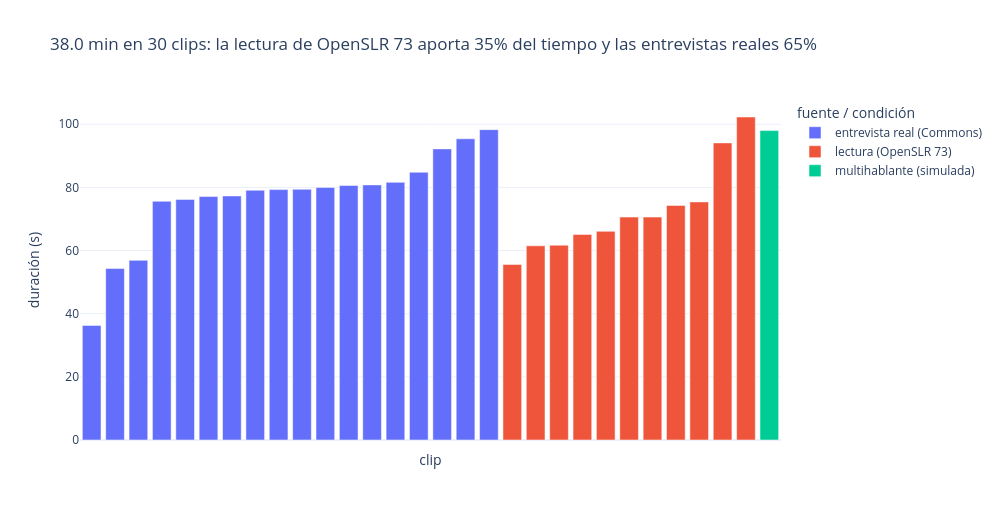

Notebook cell for this chart:
### Code cell
min_fuente = audio.groupby("condicion")["duracion_seg"].sum() / 60
pct_lect = 100 * min_fuente.get("lectura (OpenSLR 73)", 0) / min_fuente.sum()
fig = px.bar(audio.sort_values(["condicion", "duracion_seg"]), x="id", y="duracion_seg", color="condicion",
             labels={"id": "clip", "duracion_seg": "duración (s)", "condicion": "fuente / condición"},
             hover_data=["id_fuente", "n_hablantes"],
             title=f"{audio['duracion_seg'].sum() / 60:.1f} min en {len(audio)} clips: la lectura de OpenSLR 73 aporta "
                   f"{pct_lect:.0f}% del tiempo y las entrevistas reales {100 - pct_lect:.0f}%")
fig.update_xaxes(showticklabels=False)
t2.mostrar(fig, "02_duracion_por_clip")

### Figure 1 — Plotly figure (JSON) as saved in the notebook; plotly's stock layout.template omitted (floating-point values rounded to 4 significant figures)
{"data": [{"customdata": [["commons_02", 2], ["commons_08", 11], ["commons_01", 2], ["commons_02", 1], ["commons_09", 2], ["commons_02", 3], ["commons_05", 3], ["commons_03", 2], ["commons_03", 2], ["commons_01", 2], ["commons_09", 2], ["commons_09", 3], ["commons_09", 1], ["commons_07", 3], ["commons_09", 1], ["commons_03", 3], ["commons_09", 1], ["commons_06", 2]], "hovertemplate": "fuente / condición=entrevista real (Commons)<br>clip=%{x}<br>duración (s)=%{y}<br>id_fuente=%{customdata[0]}<br>n_hablantes=%{customdata[1]}<extra></extra>", "legendgroup": "entrevista real (Commons)", "marker": {"color": "#636efa", "pattern": {"shape": ""}}, "name": "entrevista real (Commons)", "orientation": "v", "showlegend": true, "textposition": "auto", "type": "bar", "x": ["clip_005", "clip_012", "clip_002", "clip_003", "clip_014", "clip_004", "clip_009", "clip_006", "clip_007", "clip_001", "clip_015", "clip_013", "clip_017", "clip_011", "clip_016", "clip_008", "clip_018", "clip_010"], "xaxis": "x", "y": [36.3, 54.3, 56.9, 75.6, 76.2, 77.1, 77.3, 79.1, 79.3, 79.4, 80.0, 80.6, 80.8, 81.6, 84.8, 92.2, 95.4, 98.3], "yaxis": "y"}, {"customdata": [["openslr73_pem_05223", 1], ["openslr73_pem_03349", 1], ["openslr73_pef_00610", 1], ["openslr73_pef_02436", 1], ["openslr73_pef_01208", 1], ["openslr73_pef_01523", 1], ["openslr73_pem_09334", 1], ["openslr73_pem_00610", 1], ["openslr73_pef_07508", 1], ["openslr73_pef_06136", 1], ["openslr73_pem_07508", 1]], "hovertemplate": "fuente / condición=lectura (OpenSLR 73)<br>clip=%{x}<br>duración (s)=%{y}<br>id_fuente=%{customdata[0]}<br>n_hablantes=%{customdata[1]}<extra></extra>", "legendgroup": "lectura (OpenSLR 73)", "marker": {"color": "#EF553B", "pattern": {"shape": ""}}, "name": "lectura (OpenSLR 73)", "orientation": "v", "showlegend": true, "textposition": "auto", "type": "bar", "x": ["clip_022", "clip_028", "clip_021", "clip_027", "clip_023", "clip_019", "clip_026", "clip_020", "clip_025", "clip_029", "clip_024"], "xaxis": "x", "y": [55.6, 61.5, 61.7, 65.1, 66.1, 70.6, 70.6, 74.3, 75.4, 94.1, 102.3], "yaxis": "y"}, {"customdata": [["entrevista_simulada", 2]], "hovertemplate": "fuente / condición=multihablante (simulada)<br>clip=%{x}<br>duración (s)=%{y}<br>id_fuente=%{customdata[0]}<br>n_hablantes=%{customdata[1]}<extra></extra>", "legendgroup": "multihablante (simulada)", "marker": {"color": "#00cc96", "pattern": {"shape": ""}}, "name": "multihablante (simulada)", "orientation": "v", "showlegend": true, "textposition": "auto", "type": "bar", "x": ["clip_030"], "xaxis": "x", "y": [98.0], "yaxis": "y"}], "layout": {"barmode": "relative", "height": 520, "legend": {"title": {"text": "fuente / condición"}, "tracegroupgap": 0}, "title": {"text": "38.0 min en 30 clips: la lectura de OpenSLR 73 aporta 35% del tiempo y las entrevistas reales 65%"}, "width": 1000, "xaxis": {"anchor": "y", "domain": [0.0, 1.0], "showticklabels": false, "title": {"text": "clip"}}, "yaxis": {"anchor": "x", "domain": [0.0, 1.0], "title": {"text": "duración (s)"}}}}
